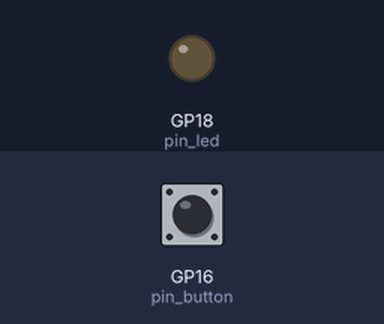
The program below on a simulated Raspberry Pi Pico running MicroPython. Shown: output pins drawn as LEDs (lit = HIGH). The test bench sets the inputs (shaded band); at power-on: GP16 (pin_button) HIGH.

Above: at 1.2 s.
1.3 s: GP16 (pin_button) pulled LOW for 0.15 s
At 2.0 s:
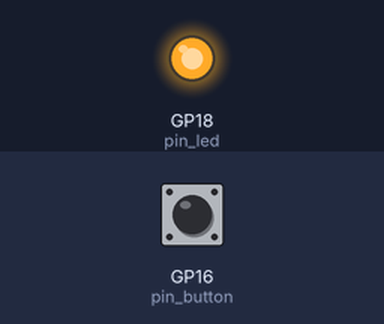
2.9 s: GP16 (pin_button) pulled LOW for 1 s
At 3.2 s:
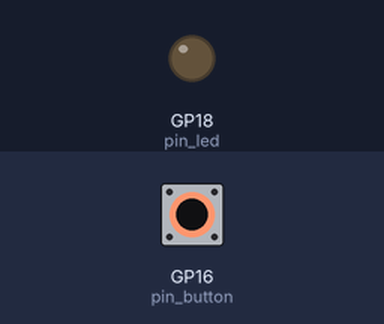
5.4 s: GP16 (pin_button) pulled LOW for 3.2 s
At 6.3 s:
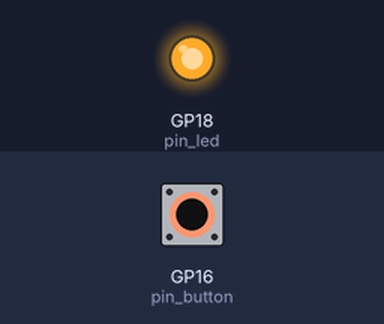
Timing chart, 0 to 8.4 s (numbered marks = the images above; inputs shaded):
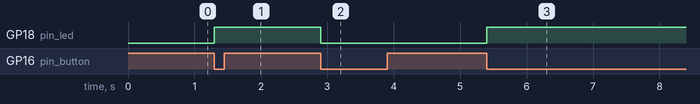

Measured:
- after the input at 1.3 s, GP18 (pin_led): LOW → HIGH at once
- after the input at 2.9 s, GP18 (pin_led): HIGH → LOW at once
- after the input at 5.4 s, GP18 (pin_led): LOW → HIGH at once

The program:

LedButtonWithInterrup.py
```python
from machine import Pin
import time

pin_button = Pin(16, mode=Pin.IN, pull=Pin.PULL_UP)
pin_led    = Pin(18, mode=Pin.OUT)


def button_isr(pin):
  pin_led.value(not pin_led.value())

pin_button.irq(trigger=Pin.IRQ_FALLING,handler=button_isr)

while True:
  ...
```
